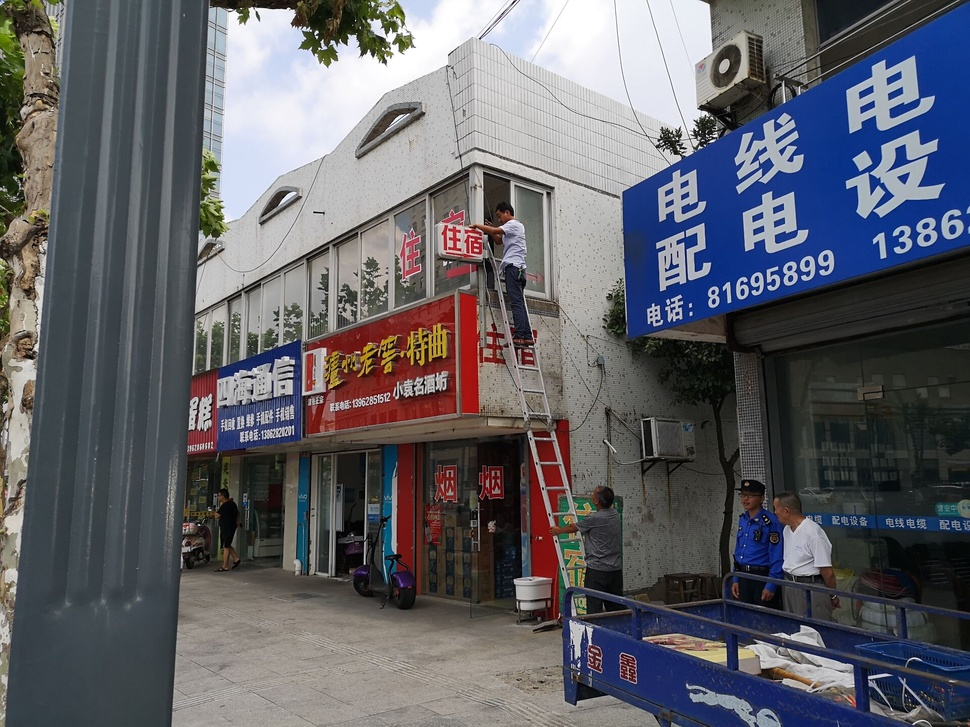
#> input picture python/sample1.jpg, 970 x 727 px, shrunk from 1920 x 1440 before the run
$ python operations.py
#> lines starting #> are read from the running program, lines starting #| are printed output that depends on the picture; after the words box and inside, x2 and y2 are one past the last pixel; in counts of white or black regions, pixels touching at a corner belong together
# -*- coding: utf-8 -*-
from cv2 import cv2

img1 = cv2.imread('sample1.jpg')
#> img1 is the input picture: shape (727, 970, 3); mean B, G, R 103.4, 97.1, 96.7
img2 = cv2.imread('sample2.png')
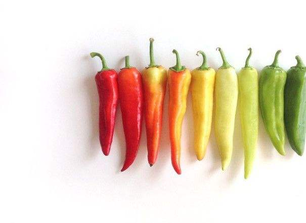
#> input picture python/sample2.png, 306 x 223 px, shrunk from 605 x 442 before the run
#> img2 is the input picture: shape (223, 306, 3); mean B, G, R 199, 217.1, 233.3

'''
#需要两图深度及类型一致
#(图像1，权重，图像2，权重，添加到结果的标量，默认为0)
dst = cv2.addWeighted(img1,0.7,img2,0.3,0)
'''

#将图二的行数列数通道数返回给rows,cols,channels
rows,cols,channels = img2.shape
#> rows = 223; cols = 306; channels = 3

#将图一的从第零行到第rows行，第零列到第cols列包围的区域设置为感兴趣区域
roi = img1[0:rows, 0:cols ]
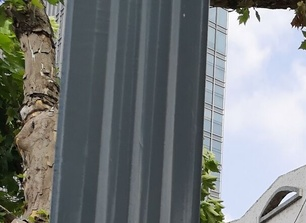
#> roi: shape (223, 306, 3); mean B, G, R 125.2, 124.5, 120

#将图像二转为灰色图像
img2gray = cv2.cvtColor(img2,cv2.COLOR_BGR2GRAY)
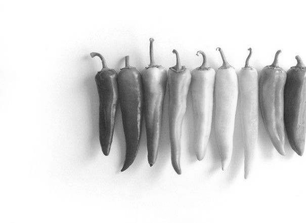
#> img2gray: shape (223, 306); min 38, max 255, mean 219.9

#threshold：灰度图像二值化函数（图像，阈值，最大值，阈值类型）
#返回值ret为设置的阈值，mask为处理完的图像
ret, mask = cv2.threshold(img2gray, 175, 255, cv2.THRESH_BINARY)
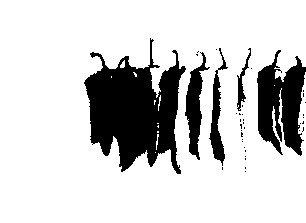
#> mask: shape (223, 306); 80.9% white; 38 black regions (33 under 20 px), largest, box (x1, y1, x2, y2) and area: (84, 38, 186, 174) 7695, (257, 50, 306, 156) 3172, (185, 52, 210, 160) 1106, (209, 48, 228, 166) 763, (237, 48, 251, 111) 241

#按位not运算
mask_inv = cv2.bitwise_not(mask)

cv2.imshow('mask',mask)
cv2.imshow('mask_inv',mask_inv)

#按位加；前面两幅图AND后再与mask做AND，使原图中掩码为1的像素变为1（全黑）
img1_bg = cv2.bitwise_and(roi,roi,mask = mask_inv)
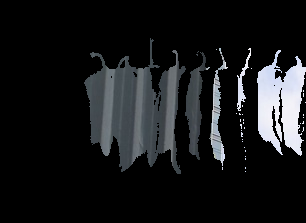
#> img1_bg: shape (223, 306, 3); mean B, G, R 26.2, 24.8, 23.6

#按位加
img2_fg = cv2.bitwise_and(img2,img2,mask = mask)
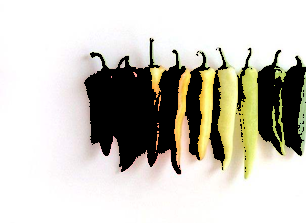
#> img2_fg: shape (223, 306, 3); mean B, G, R 187.3, 197.1, 199.9

cv2.imshow('bg',img1_bg)
cv2.imshow('fg',img2_fg)

#把拼合的图像赋给图一
dst = cv2.add(img1_bg,img2_fg)
img1[0:rows, 0:cols ] = dst
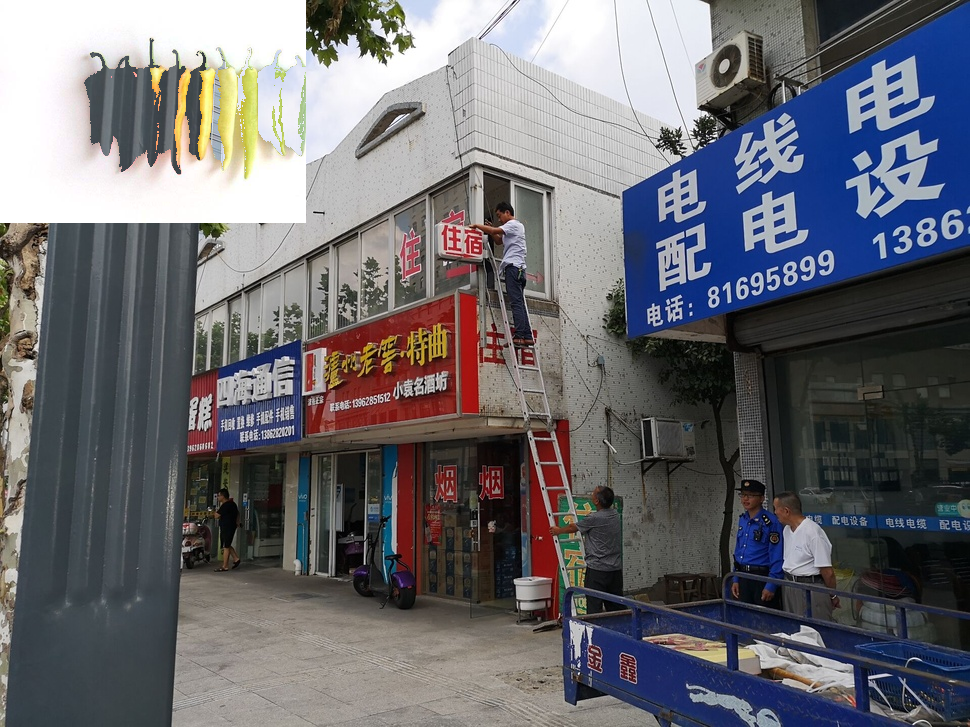
#> img1: shape (727, 970, 3); mean B, G, R 111.9, 106.5, 106.7

cv2.imshow('res',img1)
cv2.waitKey(0)
cv2.destroyAllWindows()
